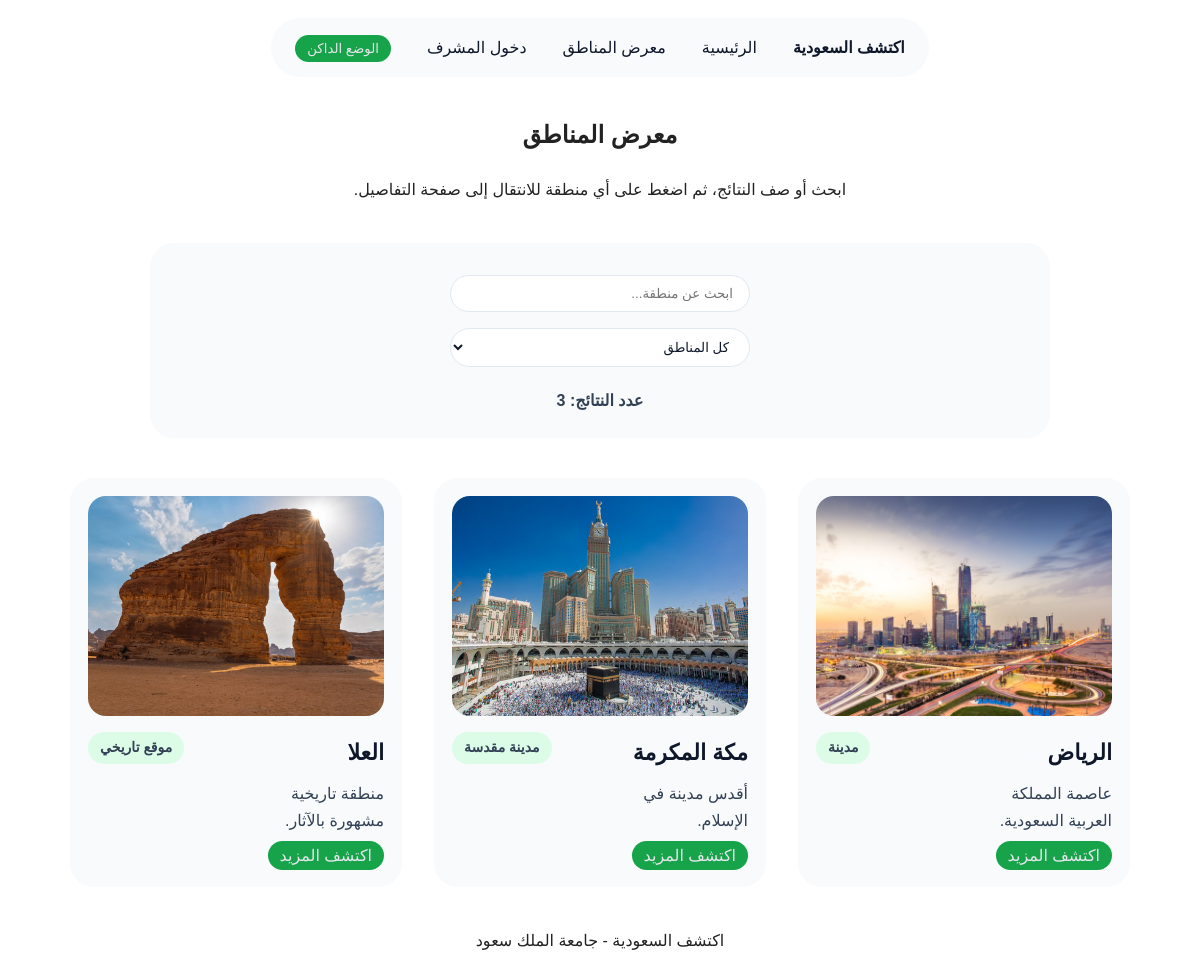
/gallery.php, run on an earlier commit of the app's database.
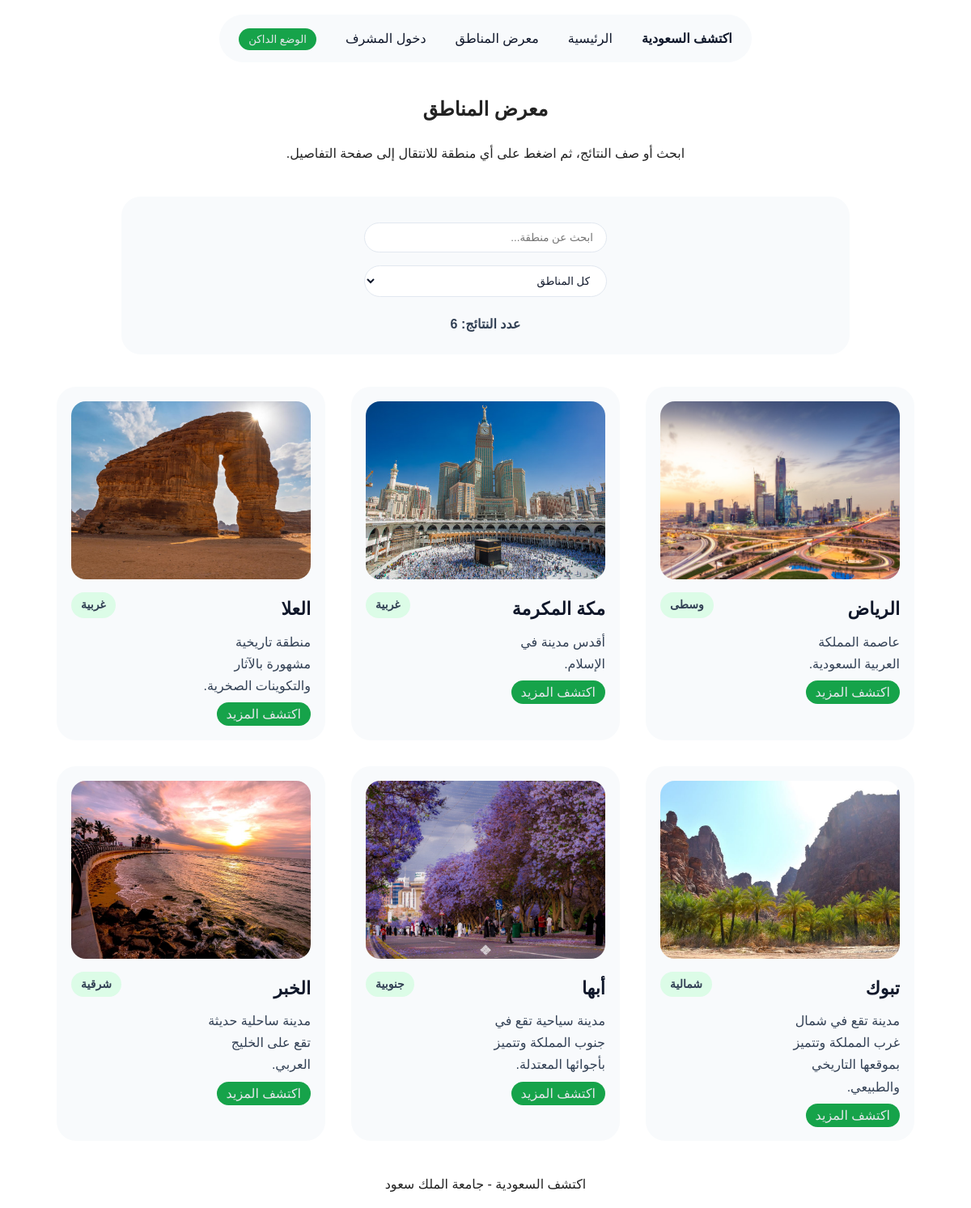
And on a later commit of the database.
### tables this page shows
CREATE TABLE places (
  id INT AUTO_INCREMENT PRIMARY KEY,
  name VARCHAR(100) NOT NULL,
  region VARCHAR(100) NOT NULL,
  category VARCHAR(100) NOT NULL,
  short_description TEXT NOT NULL,
  full_description TEXT NOT NULL,
  landmarks TEXT NOT NULL,
  image VARCHAR(255) NOT NULL,
  image_2 VARCHAR(255),
  image_3 VARCHAR(255),
  created_at TIMESTAMP DEFAULT CURRENT_TIMESTAMP
);

### gallery.php (the view, shortened to what this page needs)
<?php
require 'db.php';
$stmt = $pdo->query('SELECT * FROM places ORDER BY id ASC');
$places = $stmt->fetchAll();
?>
<!DOCTYPE html>
<html lang="ar" dir="rtl">
<head>
    <link rel="stylesheet" href="public/css/styles.css">
</head>
<body>
    <nav class="navbar">
        <ul>
            <li><a href="index.php" class="navLogo">
                    <p>اكتشف السعودية</p>
                </a></li>
            <li><a href="index.php">الرئيسية</a></li>
            <li><a href="gallery.php">معرض المناطق</a></li>
            <li><a href="login.php">دخول المشرف</a></li>
            <li>
                <button type="button" class="theme-toggle" onclick="changeTheme()">الوضع الداكن</button>
            </li>
        </ul>
    </nav>
    <section>
        <div class="hero">
            <h1>معرض المناطق</h1>
            <p>ابحث أو صف النتائج، ثم اضغط على أي منطقة للانتقال إلى صفحة التفاصيل.</p>
        </div>
    </section>
    <section class="search-section">
        <input type="text" id="searchInput" placeholder="ابحث عن منطقة...">
        <div>
            <select id="categoryFilter">
                <option value="all">كل المناطق</option>
            </select>
        </div>
        <p>عدد النتائج: <span id="resultsCount"><?php echo count($places); ?></span></p>
    </section>
    <section class="gallery">
        <?php foreach ($places as $place): ?>
            <div class="card" data-category="<?php echo htmlspecialchars($place['category']); ?>">
                <img src="public/images/<?php echo htmlspecialchars($place['image']); ?>"
                    alt="<?php echo htmlspecialchars($place['name']); ?>">
                <div class="card-content">
                    <div>
                        <h3>
                            <?php echo htmlspecialchars($place['name']); ?>
                        </h3>
                        <p>
                            <?php echo htmlspecialchars($place['short_description']); ?>
                        </p>
                        <a href="details.php?id=<?php echo $place['id']; ?>" class="btn">
                            اكتشف المزيد
                        </a>
                    </div>
                    <p class="category">
                        <?php echo htmlspecialchars($place['category']); ?>
                    </p>
                </div>
            </div>
        <?php endforeach ?>
    </section>
    <footer>
        <p>اكتشف السعودية - جامعة الملك سعود</p>
    </footer>
</body>
</html>

### public/css/styles.css (style rules this page uses)
* { box-sizing: border-box; }
body { margin: 0; font-family: Arial, sans-serif; background-color: white; color: #222; direction: rtl; line-height: 1.7; text-align: center; }
.navbar { display: flex; justify-content: center; align-items: center; padding: 18px 0; background-color: white; }
.navbar ul { display: flex; align-items: center; gap: 36px; list-style: none; margin: 0; padding: 0px 24px; background-color: #F8FAFC; border-radius: 999px; }
.navbar a { text-decoration: none; color: #0F172A; font-weight: normal; }
.navbar a p { font-weight: bold; }
.theme-toggle { border: none; background-color: #16A34A; color: #E5E7EB; padding: 6px 12px; border-radius: 999px; cursor: pointer; }
.btn { text-decoration: none; background-color: #16A34A; color: #E5E7EB; padding: 6px 12px; border-radius: 999px; cursor: pointer; }
.search-section { max-width: 900px; margin: 40px auto 24px; padding: 24px; background-color: #F8FAFC; border-radius: 24px; }
.search-section input, .search-section select { width: 300px; padding: 10px 16px; margin: 8px; border: 1px solid #E2E8F0; border-radius: 999px; background-color: white; color: #0F172A; }
.search-section p { margin: 12px 0 0; color: #334155; font-weight: bold; }
.gallery { max-width: 1100px; margin: 40px auto; padding: 0 20px; display: grid; grid-template-columns: repeat(3, 1fr); gap: 32px; }
.card { background-color: #F8FAFC; border-radius: 24px; padding: 18px; text-align: right; }
.card img { width: 100%; height: 220px; object-fit: cover; border-radius: 18px; }
.card h3 { margin: 10px 0 6px; color: #0F172A; font-size: 22px; }
.card p { margin: 8px 0; color: #334155; }
.category { display: inline-block; background-color: #DCFCE7; color: #16A34A; padding: 4px 12px; border-radius: 999px; font-size: 14px; font-weight: bold; justify-self: end; align-self:self-start; }
.card-content { display:grid; grid-template-columns: repeat(2, 1fr); }

What changed in the data, as far as the page shows it:
changed places "الرياض": category "مدينة" → "وسطى"
changed places "مكة المكرمة": category "مدينة مقدسة" → "غربية"
changed places "العلا": short_description "منطقة تاريخية مشهورة بالآثار." → "منطقة تاريخية مشهورة بالآثار والتكوينات الصخرية."; category "موقع تاريخي" → "غربية"
added places: image (picture), name "تبوك", short_description "مدينة تقع في شمال غرب المملكة وتتميز بموقعها التاريخي والطبيعي.", category "شمالية"
added places: image (picture), name "أبها", short_description "مدينة سياحية تقع في جنوب المملكة وتتميز بأجوائها المعتدلة.", category "جنوبية"
added places: image (picture), name "الخبر", short_description "مدينة ساحلية حديثة تقع على الخليج العربي.", category "شرقية"
Also different on the page:
count($places): "3" → "6"
